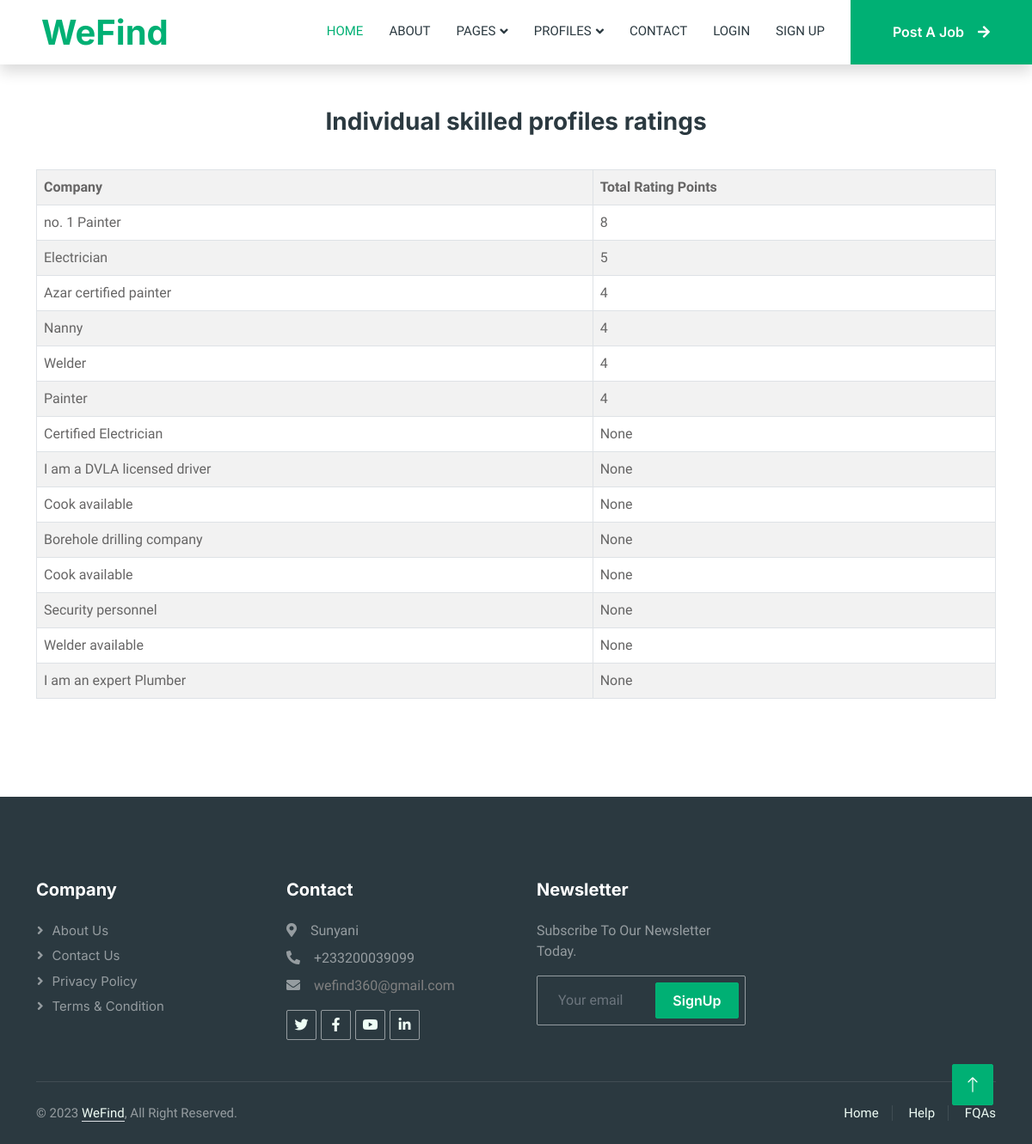
Page /rating_statistics/ on the committed database.
### portal/models.py (models this page shows, shortened)
class skilled_individuals(models.Model):
    SEX_CHOICES = (
        ('Male', 'Male'),
        ('Female', 'Female'),
    )
    AVAILABILITY_CHOICES = (
        ('Available', 'Available'),
        ('Busy', 'Busy'),
    )
    REGIONS_CHOICES = [
    ('Ashanti', 'Ashanti Region'),
    ('Brong', 'Brong Region'),
    ('Central', 'Central Region '),
    ('Eastern', 'Eastern Region '),
    ('Greater_Accra', 'Greater Accra Region'),
    ('Northern', 'Northern Region '),
    ('Savannah', 'Savannah Region '),
    ('North_east', 'North-East Region '),
    ('Upper_east', 'Upper East Region '),
    ('Bono_east', 'Bono East Region '),
    ('Ahafo', 'Ahafo Region '),
    ('Oti', 'Oti Region '),
    ('Volta', 'Volta Region'),
    ('Western', 'Western Region'),
    ('Western_north', 'Western North Region'),
    ('Upper_west', 'Upper West Region '),
]
    name = models.CharField(max_length=200)
    region = models.CharField(max_length=20, choices=REGIONS_CHOICES)
    location = models.CharField(max_length=200)
    phone_number = models.IntegerField()
    email = models.EmailField()
    services = models.CharField(max_length=2000)
    description = models.TextField()
    availability = models.CharField(max_length=20, choices=AVAILABILITY_CHOICES)
    sex = models.CharField(max_length=10, choices=SEX_CHOICES)
    posted_date = models.DateTimeField(default=timezone.now)
    rating = models.IntegerField(default=0)
    rated_by = models.ForeignKey(User, on_delete=models.CASCADE, null=True, blank=True)
    approved = models.BooleanField('Approved', default=False)

### portal/views.py (the view)
# urls.py: path('rating_statistics/', views.rating_statistics, name='rating_statistics'),
def rating_statistics(request):
    companies = skilled_individuals.objects.annotate(total_rating_points=Sum('ratings__rating')).order_by('-total_rating_points')
    return render(request, 'rating_statistics.html', {'companies': companies})

### portal/templates/rating_statistics.html
{% extends 'base.html' %}
{% load static %}
{% block content %}
  <h3 class="text-center" style="padding:50px 0px 30px 0px ">Individual skilled profiles ratings</h3>
<div class="container" style="padding-bottom:50px">
      <table  class="table table-bordered table-hover table-striped">
        <tr>
            <th>Company</th>
            <th>Total Rating Points</th>
        </tr>
        {% for company in companies %}
        <tr>
            <td>{{ company.name }}</td>
            <td>{{ company.total_rating_points }}</td>
        </tr>
        {% endfor %}
    </table>
</div>
{% endblock %}

### portal/static/css/style.css (style rules this page uses)
:root { --primary: #00B074; --secondary: #2B9BFF; --light: #EFFDF5; --dark: #2B3940; }

### rows in the picture
skilled_individuals: name "no. 1 Painter", total_rating_points "8"
skilled_individuals: name "Electrician", total_rating_points "5"
skilled_individuals: name "Azar certified painter", total_rating_points "4"
skilled_individuals: name "Nanny", total_rating_points "4"
skilled_individuals: name "Welder", total_rating_points "4"
skilled_individuals: name "Painter", total_rating_points "4"
skilled_individuals: name "Certified Electrician", total_rating_points "None"
skilled_individuals: name "I am a DVLA licensed driver", total_rating_points "None"
skilled_individuals: name "Cook available", total_rating_points "None"
skilled_individuals: name "Borehole drilling company", total_rating_points "None"
skilled_individuals: name "Cook available", total_rating_points "None"
skilled_individuals: name "Security personnel", total_rating_points "None"
skilled_individuals: name "Welder available", total_rating_points "None"
skilled_individuals: name "I am an expert Plumber", total_rating_points "None"
